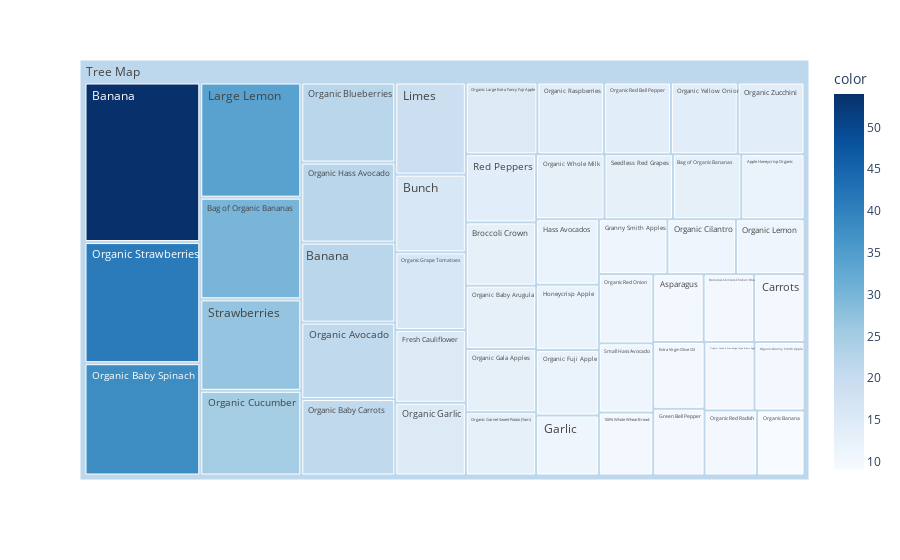

The cell this chart's notebook holds for it:
### Code cell
# to have a same origin
df_table["all"] = "Tree Map" 
# creating tree map using plotly
fig = px.treemap(df_table.head(50), path=['all', "items"], values='transactions',
                  color=df_table["transactions"].head(50), hover_data=['items'],
                  color_continuous_scale='Blues',
                )
# ploting the treemap
fig.show()

### Figure 1 — Plotly figure (JSON) as saved in the notebook; plotly's stock layout.template omitted (floating-point values rounded to 4 significant figures)
{"data": [{"branchvalues": "total", "customdata": [[" 100% Whole Wheat Bread", 10], [" Apple Honeycrisp Organic", 12], [" Asparagus", 10], [" Bag of Organic Bananas", 30], [" Banana", 54], [" Boneless Skinless Chicken Breasts", 10], [" Broccoli Crown", 13], [" Bunch", 16], [" Carrots", 10], [" Extra Virgin Olive Oil", 10], [" Fresh Cauliflower", 15], [" Garlic", 11], [" Granny Smith Apples", 11], [" Green Bell Pepper", 10], [" Hass Avocados", 12], [" Honeycrisp Apple", 12], [" Large Lemon", 34], [" Limes", 19], [" Organic Avocado", 21], [" Organic Baby Arugula", 13], [" Organic Baby Carrots", 21], [" Organic Baby Spinach", 38], [" Organic Banana", 9], [" Organic Blueberries", 22], [" Organic Cilantro", 11], [" Organic Cucumber", 25], [" Organic Fuji Apple", 12], [" Organic Gala Apples", 13], [" Organic Garlic", 15], [" Organic Garnet Sweet Potato (Yam)", 13], [" Organic Grade A Free Range Large Brown Eggs", 10], [" Organic Granny Smith Apple", 10], [" Organic Grape Tomatoes", 16], [" Organic Hass Avocado", 22], [" Organic Large Extra Fancy Fuji Apple", 15], [" Organic Lemon", 11], [" Organic Raspberries", 14], [" Organic Red Bell Pepper", 14], [" Organic Red Onion", 11], [" Organic Red Radish", 10], [" Organic Strawberries", 41], [" Organic Whole Milk", 13], [" Organic Yellow Onion", 14], [" Organic Zucchini", 14], [" Red Peppers", 14], [" Seedless Red Grapes", 13], [" Small Hass Avocado", 11], [" Strawberries", 27], ["Bag of Organic Bananas", 13], ["Banana", 22], ["(?)", 21.5]], "domain": {"x": [0, 1], "y": [0, 1]}, "hovertemplate": "labels=%{label}<br>transactions=%{value}<br>parent=%{parent}<br>id=%{id}<br>items=%{customdata[0]}<br>color=%{color}<extra></extra>", "ids": ["Tree Map/ 100% Whole Wheat Bread", "Tree Map/ Apple Honeycrisp Organic", "Tree Map/ Asparagus", "Tree Map/ Bag of Organic Bananas", "Tree Map/ Banana", "Tree Map/ Boneless Skinless Chicken Breasts", "Tree Map/ Broccoli Crown", "Tree Map/ Bunch", "Tree Map/ Carrots", "Tree Map/ Extra Virgin Olive Oil", "Tree Map/ Fresh Cauliflower", "Tree Map/ Garlic", "Tree Map/ Granny Smith Apples", "Tree Map/ Green Bell Pepper", "Tree Map/ Hass Avocados", "Tree Map/ Honeycrisp Apple", "Tree Map/ Large Lemon", "Tree Map/ Limes", "Tree Map/ Organic Avocado", "Tree Map/ Organic Baby Arugula", "Tree Map/ Organic Baby Carrots", "Tree Map/ Organic Baby Spinach", "Tree Map/ Organic Banana", "Tree Map/ Organic Blueberries", "Tree Map/ Organic Cilantro", "Tree Map/ Organic Cucumber", "Tree Map/ Organic Fuji Apple", "Tree Map/ Organic Gala Apples", "Tree Map/ Organic Garlic", "Tree Map/ Organic Garnet Sweet Potato (Yam)", "Tree Map/ Organic Grade A Free Range Large Brown Eggs", "Tree Map/ Organic Granny Smith Apple", "Tree Map/ Organic Grape Tomatoes", "Tree Map/ Organic Hass Avocado", "Tree Map/ Organic Large Extra Fancy Fuji Apple", "Tree Map/ Organic Lemon", "Tree Map/ Organic Raspberries", "Tree Map/ Organic Red Bell Pepper", "Tree Map/ Organic Red Onion", "Tree Map/ Organic Red Radish", "Tree Map/ Organic Strawberries", "Tree Map/ Organic Whole Milk", "Tree Map/ Organic Yellow Onion", "Tree Map/ Organic Zucchini", "Tree Map/ Red Peppers", "Tree Map/ Seedless Red Grapes", "Tree Map/ Small Hass Avocado", "Tree Map/ Strawberries", "Tree Map/Bag of Organic Bananas", "Tree Map/Banana", "Tree Map"], "labels": [" 100% Whole Wheat Bread", " Apple Honeycrisp Organic", " Asparagus", " Bag of Organic Bananas", " Banana", " Boneless Skinless Chicken Breasts", " Broccoli Crown", " Bunch", " Carrots", " Extra Virgin Olive Oil", " Fresh Cauliflower", " Garlic", " Granny Smith Apples", " Green Bell Pepper", " Hass Avocados", " Honeycrisp Apple", " Large Lemon", " Limes", " Organic Avocado", " Organic Baby Arugula", " Organic Baby Carrots", " Organic Baby Spinach", " Organic Banana", " Organic Blueberries", " Organic Cilantro", " Organic Cucumber", " Organic Fuji Apple", " Organic Gala Apples", " Organic Garlic", " Organic Garnet Sweet Potato (Yam)", " Organic Grade A Free Range Large Brown Eggs", " Organic Granny Smith Apple", " Organic Grape Tomatoes", " Organic Hass Avocado", " Organic Large Extra Fancy Fuji Apple", " Organic Lemon", " Organic Raspberries", " Organic Red Bell Pepper", " Organic Red Onion", " Organic Red Radish", " Organic Strawberries", " Organic Whole Milk", " Organic Yellow Onion", " Organic Zucchini", " Red Peppers", " Seedless Red Grapes", " Small Hass Avocado", " Strawberries", "Bag of Organic Bananas", "Banana", "Tree Map"], "marker": {"coloraxis": "coloraxis", "colors": [10, 12, 10, 30, 54, 10, 13, 16, 10, 10, 15, 11, 11, 10, 12, 12, 34, 19, 21, 13, 21, 38, 9, 22, 11, 25, 12, 13, 15, 13, 10, 10, 16, 22, 15, 11, 14, 14, 11, 10, 41, 13, 14, 14, 14, 13, 11, 27, 13, 22, 21.5]}, "name": "", "parents": ["Tree Map", "Tree Map", "Tree Map", "Tree Map", "Tree Map", "Tree Map", "Tree Map", "Tree Map", "Tree Map", "Tree Map", "Tree Map", "Tree Map", "Tree Map", "Tree Map", "Tree Map", "Tree Map", "Tree Map", "Tree Map", "Tree Map", "Tree Map", "Tree Map", "Tree Map", "Tree Map", "Tree Map", "Tree Map", "Tree Map", "Tree Map", "Tree Map", "Tree Map", "Tree Map", "Tree Map", "Tree Map", "Tree Map", "Tree Map", "Tree Map", "Tree Map", "Tree Map", "Tree Map", "Tree Map", "Tree Map", "Tree Map", "Tree Map", "Tree Map", "Tree Map", "Tree Map", "Tree Map", "Tree Map", "Tree Map", "Tree Map", "Tree Map", ""], "type": "treemap", "values": [10, 12, 10, 30, 54, 10, 13, 16, 10, 10, 15, 11, 11, 10, 12, 12, 34, 19, 21, 13, 21, 38, 9, 22, 11, 25, 12, 13, 15, 13, 10, 10, 16, 22, 15, 11, 14, 14, 11, 10, 41, 13, 14, 14, 14, 13, 11, 27, 13, 22, 827]}], "layout": {"coloraxis": {"colorbar": {"title": {"text": "color"}}, "colorscale": [[0, "rgb(247,251,255)"], [0.125, "rgb(222,235,247)"], [0.25, "rgb(198,219,239)"], [0.375, "rgb(158,202,225)"], [0.5, "rgb(107,174,214)"], [0.625, "rgb(66,146,198)"], [0.75, "rgb(33,113,181)"], [0.875, "rgb(8,81,156)"], [1, "rgb(8,48,107)"]]}, "legend": {"tracegroupgap": 0}, "margin": {"t": 60}, "autosize": true}}
